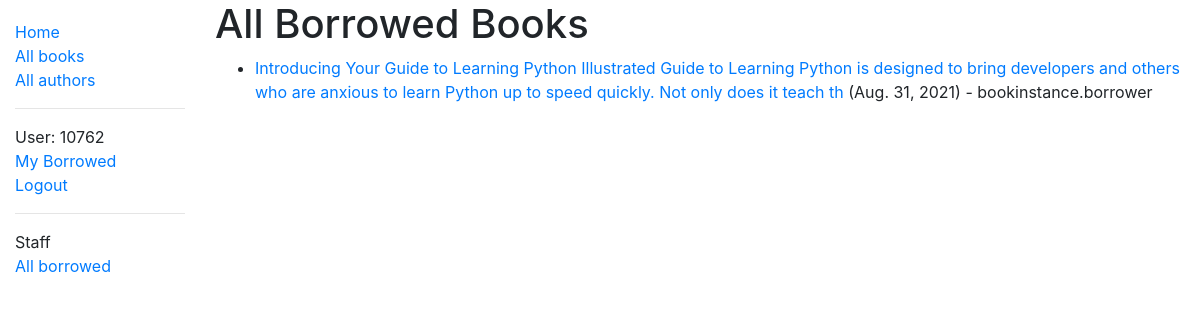
Before: /catalog/borrowed/ (signed in) with the older database file.
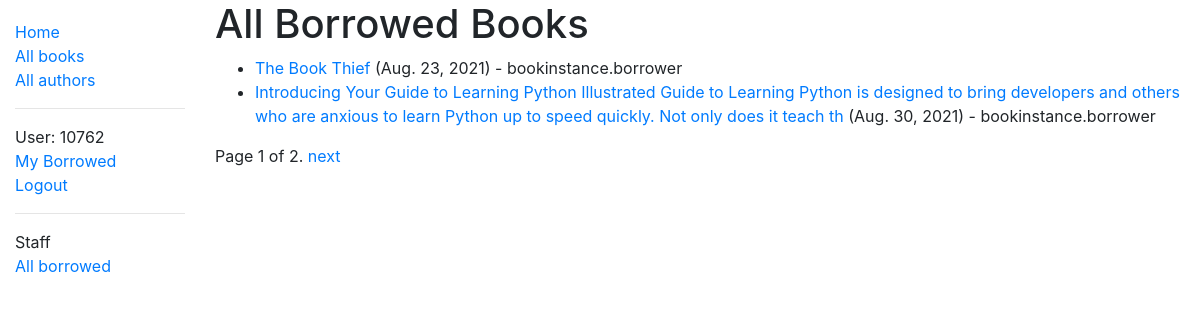
After: the same page with the newer database file.
### catalog/models.py (models this page shows, shortened)
class BookInstance(models.Model):
    id = models.UUIDField(primary_key=True, default=uuid.uuid4, help_text='Unique id for this part\
        icular book across the llibrary')
    book = models.ForeignKey(Book, on_delete=RESTRICT, null=True)
    imprint = models.CharField(max_length=200)
    due_back = models.DateField(null=True, blank=True)
    borrower = models.ForeignKey(User, on_delete=models.SET_NULL, null=True, blank=True)
    @property
    def is_overdue(self):
        if self.due_back and date.today() > self.due_back:
            return True
        return False
    LOAN_STATUS = (
        ('m', 'Maintenance'),
        ('o', 'On Loan'),
        ('a', 'Available'),
        ('r', 'Resvered'),
    )
    status = models.CharField(
        max_length=1,
        choices=LOAN_STATUS,
        blank=True,
        default='m',
        help_text='book availability',
    )
    class Meta:
        ordering = ['due_back']
        permissions = (
            ("can_mark_returned", "Set book as returned"),
         )

class Book(models.Model):
    title = models.CharField(max_length=200)
    author = ForeignKey('Author', on_delete=models.SET_NULL, null=True)
    summary = models.TextField(max_length=1000, help_text="Enter a brief description of the book")
    isbn = models.CharField('ISBN', max_length=13, unique=True, help_text='13 \
        characters <a href="https://www.isbn-international.org/content/what-isbn">ISBN number</a>')
    genre = models.ManyToManyField(Genre, help_text="Select a genre for this book")
    language = models.ForeignKey(Language, on_delete=models.SET_NULL, null=True)
    def get_absolute_url(self):
        return reverse('book-detail', args=[str(self.id)])
    def display_genre(self):
        """Create a string for the genre. This is required to display in the admin site."""
        return ', '.join(genre.name for genre in self.genre.all()[0:3])
    display_genre.short_description = 'Genre    '

### catalog/views.py (the view)
# urls.py: path('borrowed/', views.AllBorrowedBooksListView.as_view(), name="all-borrowed"),
class AllBorrowedBooksListView(PermissionRequiredMixin, generic.ListView):
    model = BookInstance
    permission_required =('catalog.can_mark_returned',)
    paginate_by = 2
    template_name = "catalog/bookinstance_list_borrowed.html"
    def get_queryset(self):
        return BookInstance.objects.filter(status__exact='o').order_by('due_back')

### catalog/templates/catalog/bookinstance_list_borrowed.html
{% extends 'base_generic.html' %}
{% block content %}
    <h1>All Borrowed Books</h1>
    {% if bookinstance_list %}
        <ul>
        {% for bookinstance in bookinstance_list %}
            <li class="{% if bookinstance.is_overdue %}text-danger{% endif %}">
                <a href="{{ bookinstance.book.get_absolute_url }}">
                    {{bookinstance.book.title}}
                </a>
                ({{bookinstance.due_back}}) - bookinstance.borrower
            </li>
        {% endfor %}
        </ul>
        {% else %}
            <p>There are no books borrowed.</p>
    {% endif %}
{% endblock%}

### catalog/templates/base_generic.html (shortened to what this page needs)
<!DOCTYPE html>
<html lang="en">
    <head>
        <link rel="stylesheet" href="https://cdn.jsdelivr.net/npm/bootstrap@4.5.3/dist/css/bootstrap.min.css">
        {% load static %}
        <link rel="stylesheet" href="{% static 'css/styles.css' %}">
    </head>
    <body>
        <div class="container-fluid">
            <div class="row">
                <div class="col-sm-2">
                    {% block sidebar %}
                    <ul class="sidebar-nav">
                        <li><a href="{% url 'index' %}">Home</a></li>
                        <li><a href="{% url 'books' %}">All books</a></li>
                        <li><a href="{% url 'authors' %}">All authors</a></li>
                        <hr>
                        {% if user.is_authenticated %}
                            <li>User: {{ user.get_username }}</li>
                            <li><a href="{% url 'my-borrowed' %}">My Borrowed</a></li>
                            <li><a href="{% url 'logout' %}?next={{request.path}}">Logout</a></li>
                        {% else %}
                            <li><a href="{% url 'login' %}?next={{ request.path }}">Login</a></li>
                        {% endif %}
                        {% if perms.catalog.can_mark_returned %}
                            <hr>
                            <li>Staff</li>
                            <li><a href="{% url 'all-borrowed' %}">All borrowed</a></li>
                        {% endif %}
                    </ul>
                    {% endblock %}
                </div>
                <div class="col-sm-10">
                    {% block content %}{% endblock %}
                    {% block pagination %}
                        {% if is_paginated %}
                            <div class="pagination">
                                <span class="page-links">
                                    <span class="page-current">
                                        Page {{ page_obj.number }} of {{ page_obj.paginator.num_pages}}.
                                    </span>
                                    {% if page_obj.has_next %}
                                        <a href="{{ request.path }}?page={{ page_obj.next_page_number }}">next</a>
                                    {% endif %}
                                </span>
                            </div>
                        {% endif %}
                    {% endblock %}
                </div>
            </div>
        </div>
    </body>
</html>

Changed rows visible on the page:
now on this page (row edited): BookInstance: book "The Book Thief", due_back "Aug. 23, 2021"
changed BookInstance: due_back "Aug. 31, 2021" → "Aug. 30, 2021"
Other visible differences:
{{ page_obj.number }}: (not shown) → "1"
{{ page_obj.paginator.num_pages }}: (not shown) → "2"
text now shown: "Page of . next"
